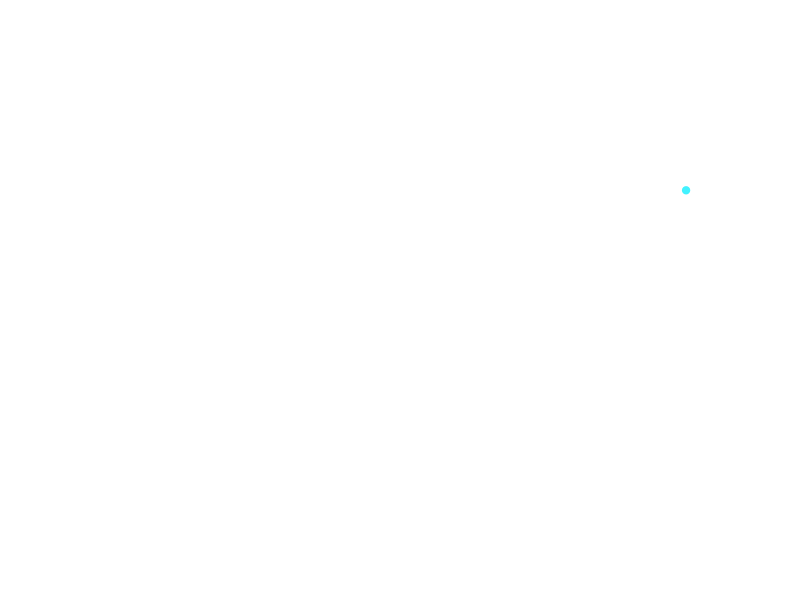
Frame 1 (no input)
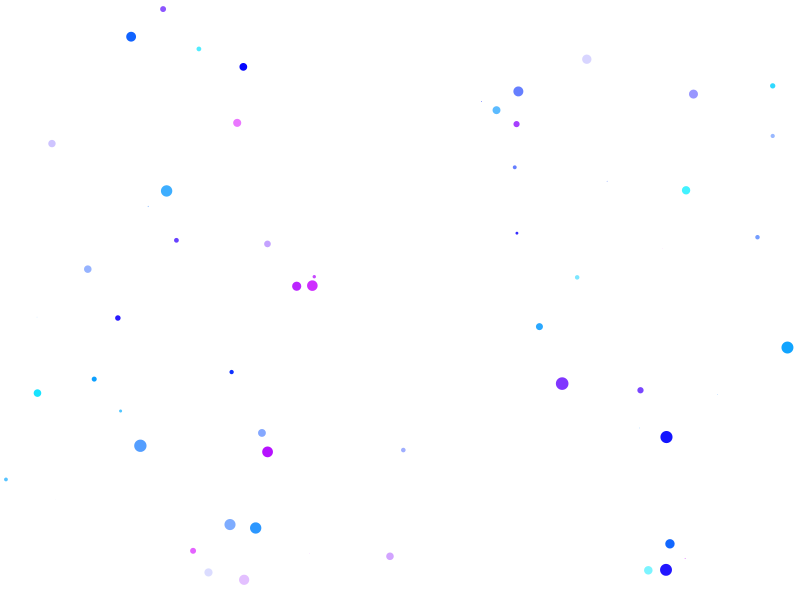
Frame 60 (the mouse pressed at the canvas centre just before this capture)
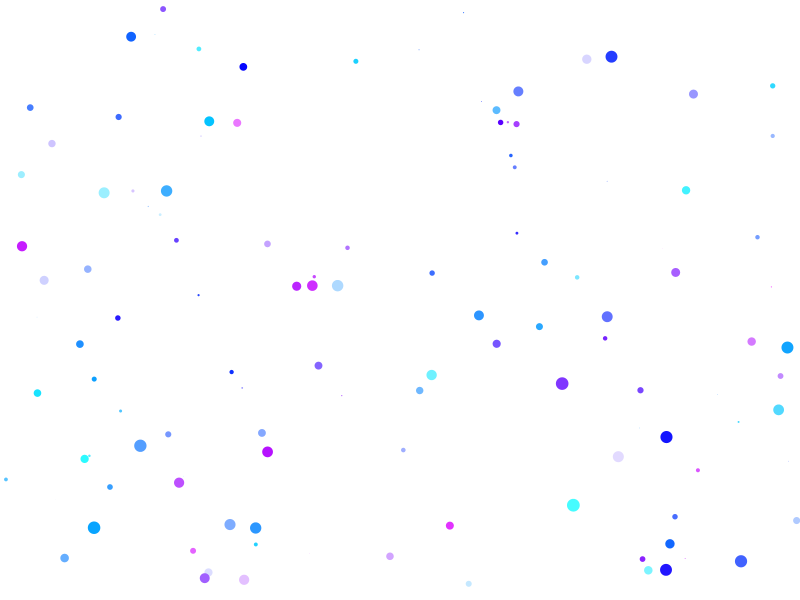
Frame 120 (the mouse held since frame 60 and released just before this capture)

The Processing sketch that drew these frames (run headless with seeded random() and noise(); from frame 60 on, the mouse is pressed at the canvas centre):

// Processing sketch: processing_16527
// ── processing_16527.pde

void setup()

{
 size(800,600);
 smooth();
 background (255);
}
 
 
void draw()

{
  

 float a=10*width/height;
    
  float  b=random(a);
    
   noStroke();
   
   fill (random(255),random(255), random (255,random(255)));
   ellipse (random(width),random(height),b,b );
        
    
   frameRate (100);
  
  
 }
                                
